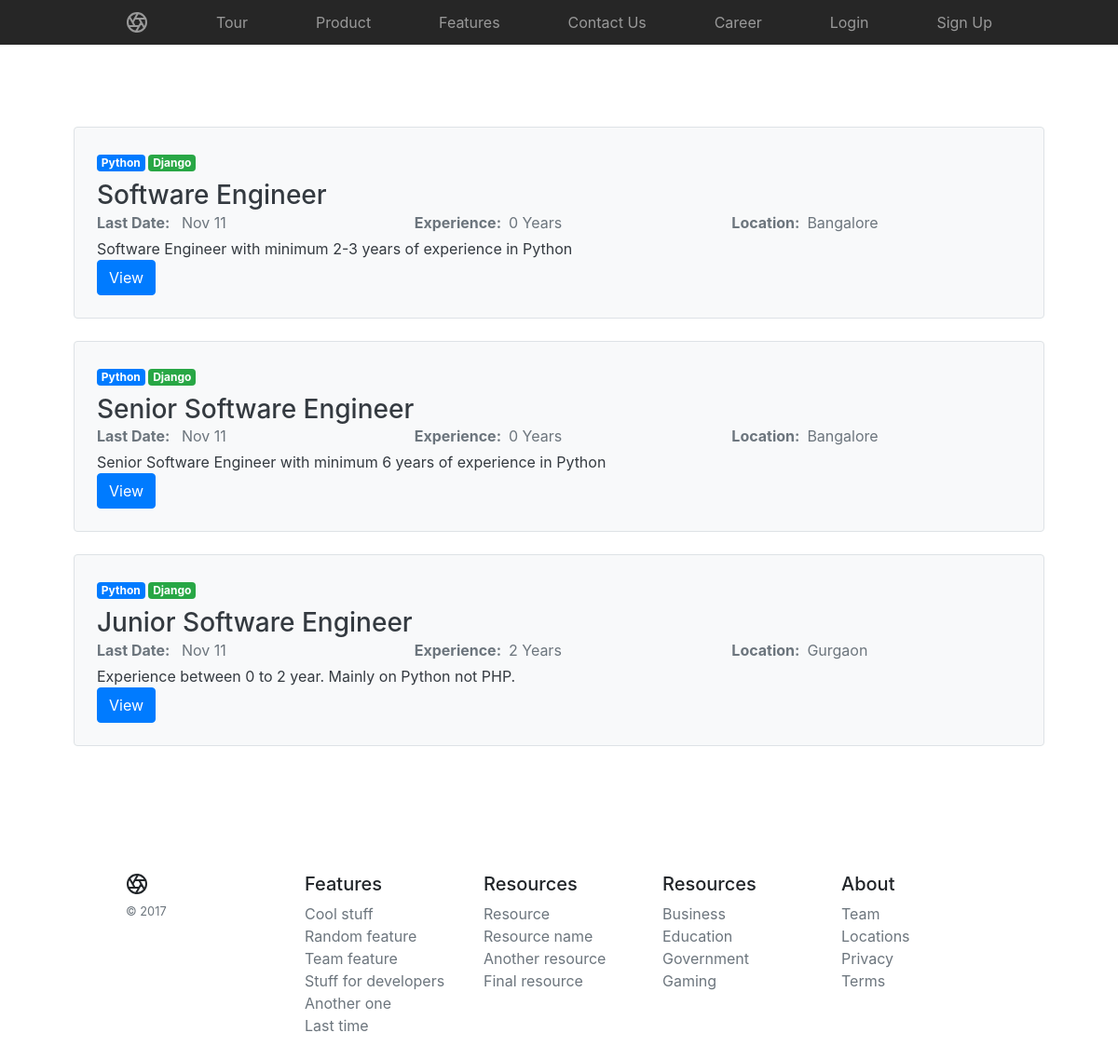
Screenshot of /jobs/ with the database file from the repository.
### jobs/models.py (models this page shows, shortened)
class Job(models.Model):
    title = models.CharField(max_length=256)
    description = models.TextField()
    experience = models.IntegerField(default=0)
    location = models.CharField(default='Bangalore', max_length=256)

### jobs/views.py (the view)
class JobList(ListView):
    model = Job

### jobs/templates/jobs/job_list.html (shortened to what this page needs)
{% extends 'base.html' %}
{% block body %}
<br>
{% for job in job_list %}
<div class="col-md-12">
    <div class="row no-gutters border rounded overflow-hidden bg-light text-dark position-relative">
        <div class="col p-4 position-static">
            <strong class="d-inline-block mb-2 text-success">
                <span class="badge badge-primary">Python</span>
                <span class="badge badge-success">Django</span></strong>
            <h3 class="mb-0">{{job.title}}</h3>
            <div class="row">
                <div class="col">
                    <div class="mb-1 text-muted"><strong class="mr-2">Last Date:</strong class="mr-2"> Nov 11</div>
                </div>
                <div class="col">
                    <div class="mb-1 text-muted"><strong class="mr-2">Experience:</strong>{{job.experience}} Years</div>
                </div>
                <div class="col">
                    <div class="mb-1 text-muted"><strong class="mr-2">Location:</strong class="mr-2">{{job.location}}
                    </div>
                </div>
            </div>
            <div class="row">
                <div class="col">
                    <p class="mb-auto">{{job.description}}</p>
                </div>
            </div>
            <div class="row">
                <div class="col">
                    <a href="{% url 'jobs:job_detail' pk=job.pk %}" class="btn btn-primary">View</a>
                </div>
            </div>
        </div>
    </div>
</div>
<br>
{% endfor %}
{% endblock %}

### static/css/home.css (style rules this page uses)
.overflow-hidden { overflow: hidden; }

### rows the page displays
Job: title "Software Engineer", experience "0", location "Bangalore", description "Software Engineer with minimum 2-3 years of experience in Python"
Job: title "Senior Software Engineer", experience "0", location "Bangalore", description "Senior Software Engineer with minimum 6 years of experience in Python"
Job: title "Junior Software Engineer", experience "2", location "Gurgaon", description "Experience between 0 to 2 year. Mainly on Python not PHP."
